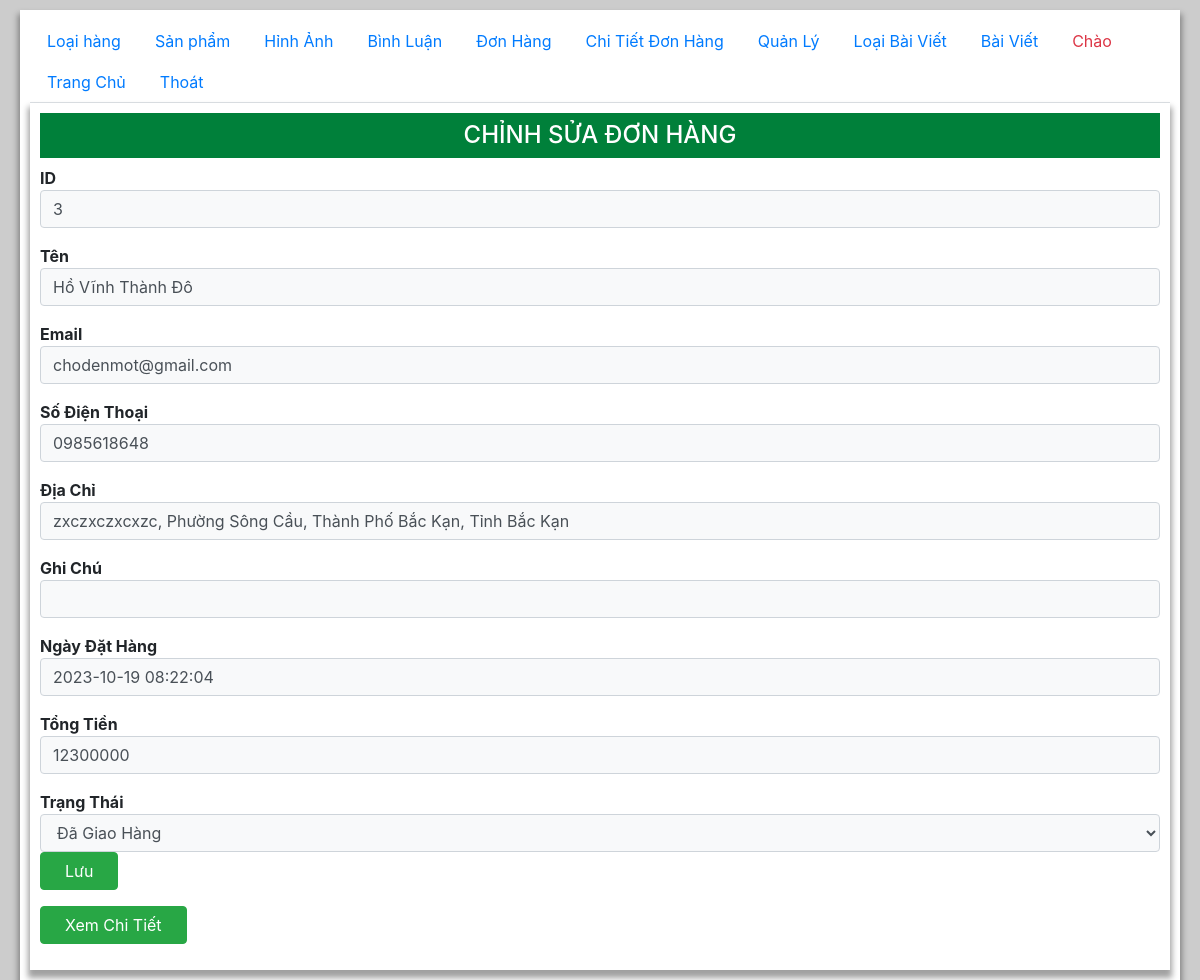
The page /admin/orders-add.php?id=3 on the database its author committed.
### tables this page shows
CREATE TABLE `orders` (
  `id` int(11) NOT NULL,
  `id_user` varchar(20) DEFAULT NULL,
  `name` varchar(50) NOT NULL,
  `email` varchar(255) NOT NULL,
  `phone` varchar(15) NOT NULL,
  `address` varchar(255) NOT NULL,
  `note` varchar(100) NOT NULL,
  `order_date` datetime NOT NULL,
  `status` int(1) NOT NULL COMMENT '1 là chưa giao 2 là đã giao'
);

### admin/orders-add.php (the view, shortened to what this page needs)
<html>
<head>
   <link href='https://unpkg.com/boxicons@2.0.9/css/boxicons.min.css' rel='stylesheet'>
   <link rel="stylesheet" href="https://maxcdn.bootstrapcdn.com/bootstrap/4.4.1/css/bootstrap.min.css">
   <link rel="stylesheet" href="./main.css">
</head>
<body>
   <div class="container">
   <?php require_once "admin-menu.php";?>
   <div class="tab-content">
      <div class="tab-pane active" id="">
      <?php
        require '../model/conn.php';
        $h2="THÊM MỚI ĐƠN HÀNG";
        $id=$_GET['id']??"";
        if($id!=""){
            $h2="CHỈNH SỬA ĐƠN HÀNG";
            $stmt = $conn ->prepare("SELECT * FROM orders
            join (SELECT id_order, sum(total_money) as total_money from order_details GROUP BY id_order) as order_details
            on orders.id = order_details.id_order and orders.id = $id ORDER BY orders.id");
            $stmt -> execute();
            $order = $stmt->fetch();
        }
      ?>
      <div class="container col-8 m-auto">
      <h2 class="py-2 text-center h4 "><?= $h2 ?></h2>
      <form action="" method="post" enctype="multipart/form-data">
            <div class="mb-3">
                <label for="">ID</label>
                <input type="text" name="id" value="<?= $order[0]??"" ?>" disabled class="form-control bg-light" >
            </div>
            <div class="mb-3">
                <label for="">Tên</label>
                <input type="text" name="name" value="<?= $order[2]??"" ?>" required class="form-control bg-light" >
            </div>
            <div class="mb-3">
                <label for="">Email</label>
                <input type="text" name="email" value="<?= $order[3]??"" ?>" required class="form-control bg-light" >
            </div>
            <div class="mb-3">
                <label for="">Số Điện Thoại</label>
                <input type="text" name="phone" value="<?= $order[4]??"" ?>" required class="form-control bg-light" >
            </div>
            <div class="mb-3">
                <label for="img">Địa Chỉ</label>
                <input type="text" name="address" value="<?= $order[5]??""?>" required class="form-control bg-light" >
            </div>
            <div class="mb-3">
                <label for="img">Ghi Chú</label>
                <input type="text" name="note" value="<?= $order[6]??""?>" class="form-control bg-light" >
            </div>
            <div class="mb-3">
                <label for="">Ngày Đặt Hàng</label>
                <input type="text" value="<?= $order[7]??""?>" disabled class="form-control bg-light" >
            </div>
            <div class="mb-3">
                <label for="">Tổng Tiền</label>
                <input type="text" value="<?= $order[10]??"" ?>" disabled class="form-control bg-light" >
            </div>
            <label for="">Trạng Thái</label>
            <select name="status" id="" class="form-control bg-light" >
                <?php
                        $stmt = $conn -> prepare("SELECT * FROM status");
                        $stmt->execute();
                        while($status = $stmt -> fetch()){
                            if ($status[0] == $order[8]){
                                echo "<option value='$status[0]' selected >$status[1]</option>";
                            }
                            else{
                                echo "<option value='$status[0]'>$status[1]</option>";
                            }
                        }
                ?>
            </select>
            <button class="btn btn-success px-4" name="submit">Lưu</button>
        </form>
        <form action="admin.php?page=order_details&id_order=<?=$id?>" method="post">
            <button <?php if($id == ""){echo "style='display: none;'";}?> class="btn btn-success px-4" name="to_order_details">Xem Chi Tiết</button>
        </form>
      </div>
      </div>
   </div>
   </div>
</body>
</html>

### admin/main.css (style rules this page uses)
body { width: 100%; min-height:100vh; background: #ccc; padding-left: 20px; padding-right: 20px; }
.container { margin: auto; margin-top: 10px; width: 100%; padding: 10px; overflow: hidden; background: #fff; box-shadow: 0 6px 6px 2px rgba(0, 0, 0, 0.372) ; }
.container h2 { background: rgb(0, 128, 58); color: #fff; }
label { min-width: 120px; font-weight: 700; margin: 0; }
button { border: 1px double #333; border-radius: 3px; outline: none; }
@media (min-width: 1200px) { .container, .container-lg, .container-md, .container-sm, .container-xl { max-width: 100%; } }
@media (min-width: 992px) { .container, .container-lg, .container-md, .container-sm { max-width: 100%; } }
@media (min-width: 768px) { .container, .container-md, .container-sm { max-width: 100%; } }
@media (min-width: 576px) { .container, .container-sm { max-width: 100%; } }

### rows shown on the page
orders: id "3", name "Hồ Vĩnh Thành Đô", email "chodenmot@gmail.com", phone "0985618648", address "zxczxczxcxzc, Phường Sông Cầu, Thành Phố Bắc Kạn, Tỉnh Bắc Kạn", order_date "2023-10-19 08:22:04"

### other values the page prints
$h2 "CHỈNH SỬA ĐƠN HÀNG"
form field status "Đã Giao Hàng"
